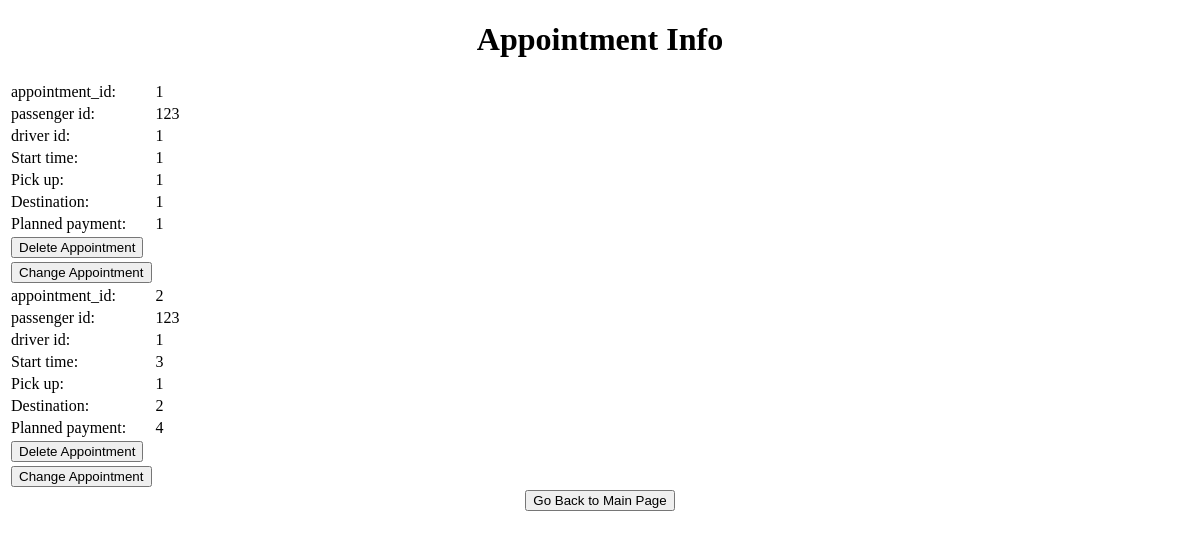
/appointment/123, run on an earlier commit of the app's database.
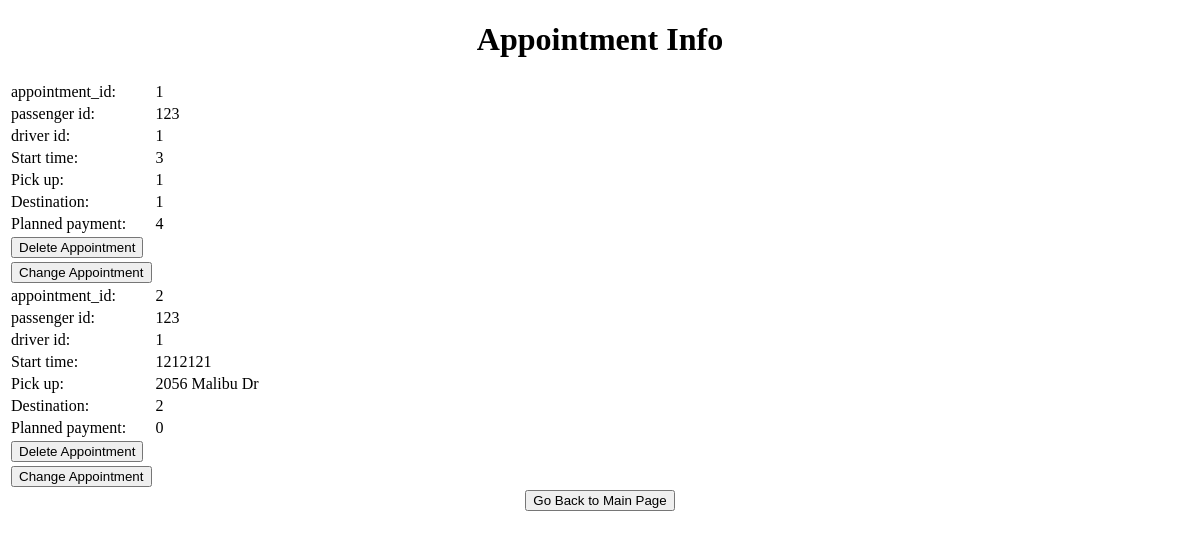
And on a later commit of the database.
### app.py (models this page shows, shortened)
class Appointment(db.Model):
    a_id = db.Column(db.Integer, primary_key=True, autoincrement=True)
    d_id = db.Column(db.Integer, db.ForeignKey('driver.d_id'))
    p_id = db.Column(db.Integer, db.ForeignKey('passenger.d_id'))
    planned_pickup = db.Column(db.String(200), default='')
    planned_destination = db.Column(db.String(200), default='')
    planned_start_time = db.Column(db.String(200), default='')
    planned_payment_amount = db.Column(db.Integer)
    accept = db.Column(db.Boolean, default=False)
    done = db.Column(db.Boolean, default=False)

### app.py (the view)
@app.route('/appointment/<int:id>', methods=['POST', 'GET'])
def appointment(id):
    if request.method == 'GET':
        appointments = Appointment.query.filter_by(p_id=id).all()
    return render_template('appointment.html', tasks=appointments, id=id)

### templates/appointment.html (shortened to what this page needs)
{% extends 'base.html' %}
{% block body %}
<div class="content">
    <h1 style="text-align: center">Appointment Info</h1>
    <table>
        {% for task in tasks %}
        <tr>
            <td>appointment_id: </td>
            <td>{{ task.a_id }}</td>
        </tr>
        <tr>
            <td>passenger id: </td>
            <td>{{ task.p_id }}</td>
        </tr>
        <tr>
            <td>driver id: </td>
            <td>{{ task.d_id }}</td>
        </tr>
        <tr>
            <td>Start time: </td>
            <td>{{ task.planned_start_time }}</td>
        </tr>
        <tr>
            <td>Pick up: </td>
            <td>{{ task.planned_pickup }}</td>
        </tr>
        <tr>
            <td>Destination: </td>
            <td>{{ task.planned_destination }}</td>
        </tr>
        <tr>
            <td>Planned payment: </td>
            <td>{{ task.planned_payment_amount }}</td>
        </tr>
        <tr><td>    <form action="/deleteAppointment/{{task.p_id}}/{{task.a_id}}">
            <input type="submit" value="Delete Appointment" />
        </form></td></tr>
        <tr><td>    <form action="/change_appointment/{{task.a_id}}/{{task.p_id}}">
            <input type="submit" value="Change Appointment" />
        </form></td></tr>
        {% endfor %}
    </table>
    <center>     <form action="/homepage_p/{{id}}">
        <input type="submit" value="Go Back to Main Page" />
    </form>  </center>
    </div>
{% endblock %}

What changed in the data, as far as the page shows it:
changed Appointment id 1: planned_start_time "1" → "3"; planned_payment_amount "1" → "4"
changed Appointment id 2: planned_start_time "3" → "1212121"; planned_pickup "1" → "2056 Malibu Dr"; planned_payment_amount "4" → "0"
